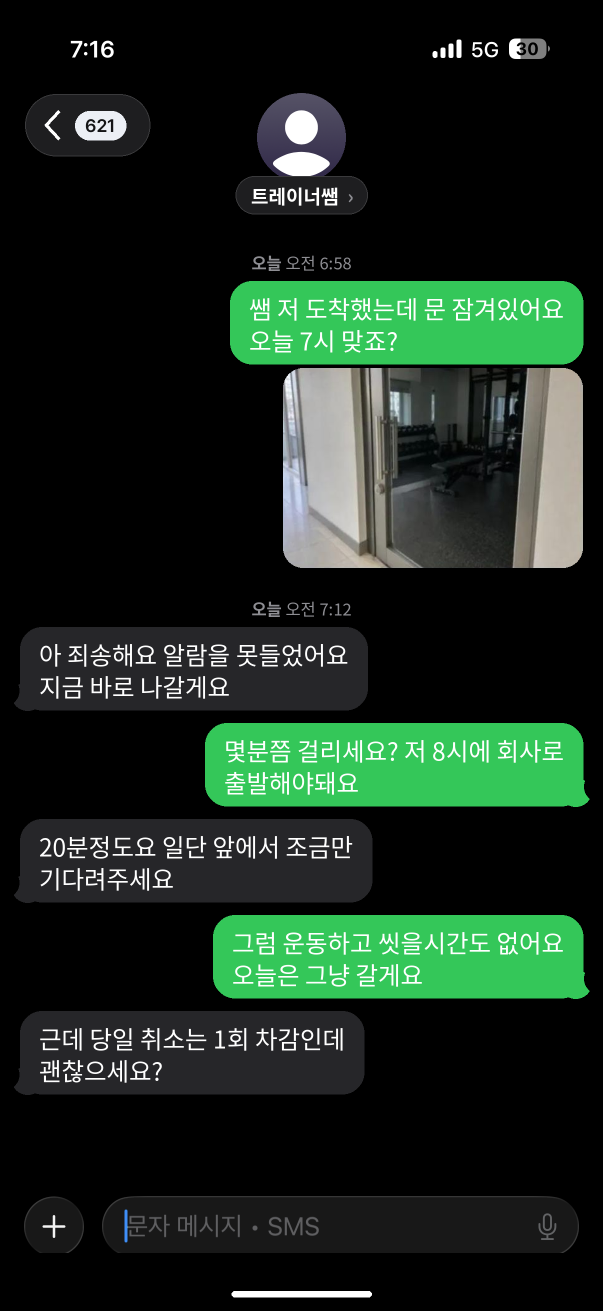
#> input picture jobs/2026-11-22-kakao-trainer/out/sms_screen.png, 1206 x 2622 px (shown at 1/2 size)
$ python composite.py
#> lines starting #> are read from the running program, lines starting #| are printed output that depends on the picture; after the words box and inside, x2 and y2 are one past the last pixel; in counts of white or black regions, pixels touching at a corner belong together
"""Gemini 손폰 사진(src/gemini_sms_phone.png)의 깨진 화면 글씨를 → 내 문자 화면 렌더(out/sms_screen.png)로 바꿔 끼움.
초록 말풍선 3개 모서리 + 프로필·홈바 위치로 원근 변환을 맞추고, 흐림·밝기·노이즈·먼지를 사진에 맞춘다."""
import numpy as np, cv2
from PIL import Image

def boxes(im):
    m = ((im[..., 1] > 140) & (im[..., 1] - im[..., 0] > 60) & (im[..., 1] - im[..., 2] > 40)).astype(np.uint8)
    m = cv2.morphologyEx(m, cv2.MORPH_CLOSE, np.ones((5, 5), np.uint8))
    n, l, st, c = cv2.connectedComponentsWithStats(m)
    return sorted([tuple(s[:4]) for s in st[1:] if s[4] > 200], key=lambda b: b[1])

R = np.array(Image.open("out/sms_screen.png").convert("RGB")).astype(np.float32)
G = np.array(Image.open("src/gemini_sms_phone.png").convert("RGB")).astype(np.float32)
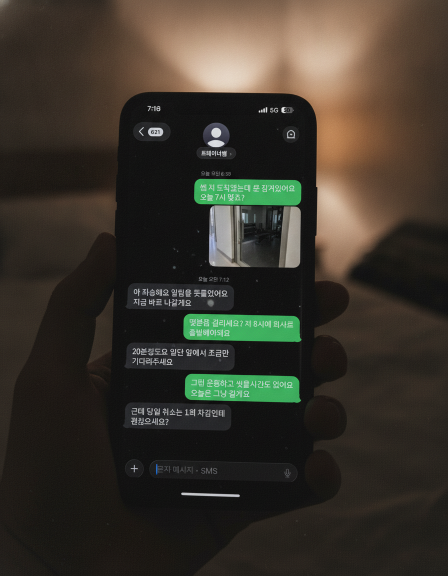
#> input picture jobs/2026-11-22-kakao-trainer/src/gemini_sms_phone.png, 896 x 1152 px (shown at 1/2 size)
src, dst = [], []
for (x, y, w, h), (X, Y, Wd, Hd) in zip(boxes(R.astype(int)), boxes(G.astype(int))):
#> in boxes, `m = ((im[..., 1] > 140) & (im[..., 1] - im[..., 0] > 60) & (im[..., 1]..`:
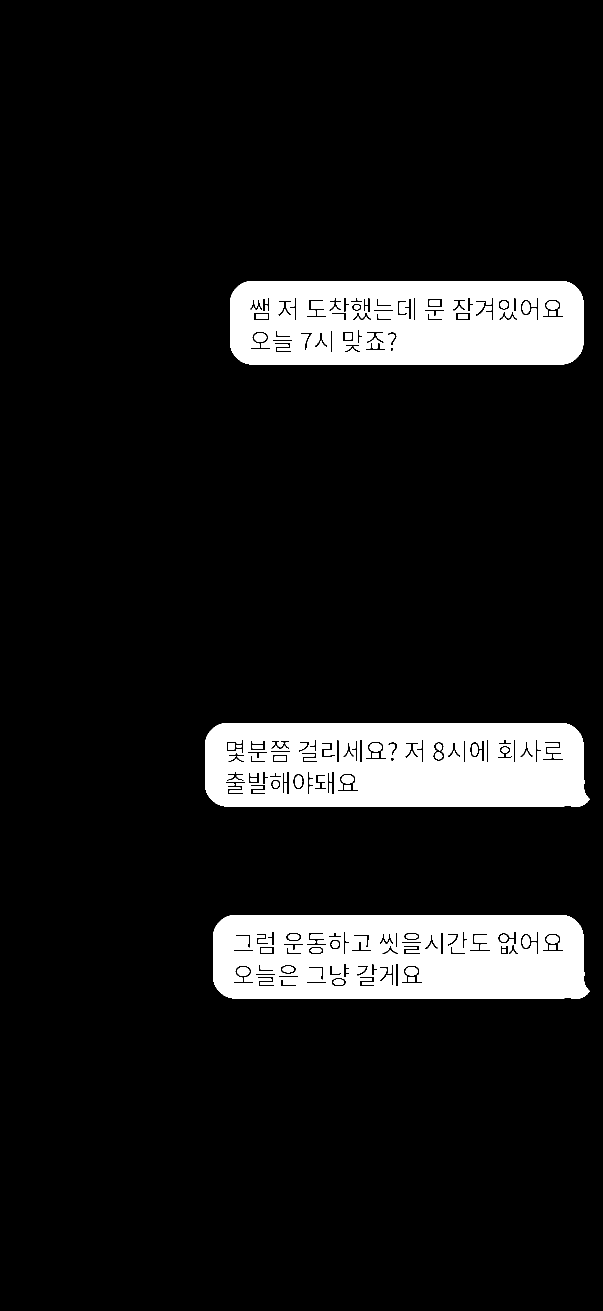
#> m: shape (2622, 1206) (shown at 1/2 size); values 0 (black) and 1 (white), 10.6% white; 43 white regions, largest, box (x1, y1, x2, y2) and area: (410, 1446, 1179, 1614) 112085, (426, 1830, 1179, 1998) 108921, (460, 562, 1167, 729) 104733
#> in boxes, `m = cv2.morphologyEx(m, cv2.MORPH_CLOSE, np.ones((5, 5), np.uint8))`: m: shape (2622, 1206); values 0 (black) and 1 (white), 11.5% white; 3 white regions, box (x1, y1, x2, y2) and area: (410, 1446, 1179, 1614) 125177, (426, 1830, 1179, 1998) 122625, (460, 562, 1167, 729) 116116
#> in boxes, `n, l, st, c = cv2.connectedComponentsWithStats(m)`:
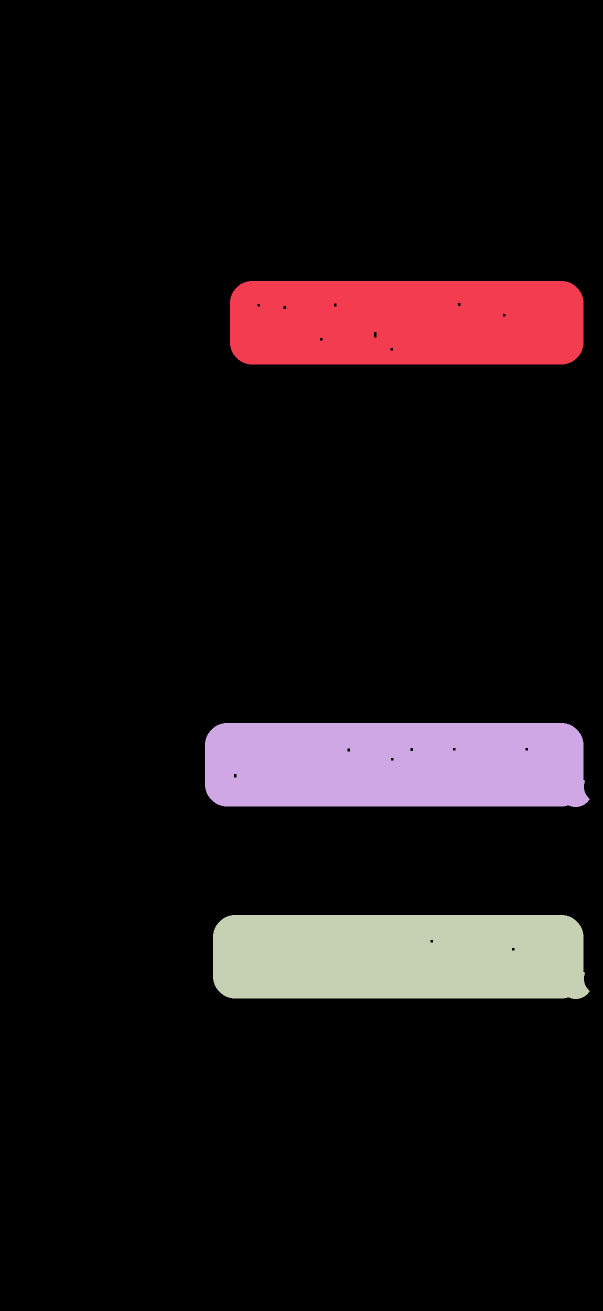
#> l: shape (2622, 1206) int32 (shown at 1/2 size); 4 distinct labels, from 0 to 3; one colour per label, 0 black
#> in boxes, `n, l, st, c = cv2.connectedComponentsWithStats(m)`: n = 4; st = [[0, 0, 1206, 2622, 2798214], [460, 562, 707, 167, 116116], [410, 1446, 769, 168, 125177], [426, 1830, 753, 168, 122625]]; c = [[576.8, 1301.9], [813.2, 645], [789.9, 1529.4], [797.8, 1913.4]]
#> in boxes (call 2), `m = ((im[..., 1] > 140) & (im[..., 1] - im[..., 0] > 60) & (im[..., 1]..`: m: shape (1152, 896); values 0 (black) and 1 (white), 2.9% white; 42 white regions (30 under 20 px), largest, box (x1, y1, x2, y2) and area: (367, 628, 603, 684) 10357, (370, 748, 602, 805) 10135, (389, 358, 602, 411) 9290
    src += [(x, y), (x + w, y), (x, y + h), (x + w, y + h)]
    dst += [(X, Y), (X + Wd, Y), (X, Y + Hd), (X + Wd, Y + Hd)]
#> this loop made 3 passes
src += [(603, 275), (603, 2588), (185, 98), (201, 251)]
#> src = [(460, 562), (1167, 562), (460, 729), (1167, 729), (410, 1446), (1179, 1446), (410, 1614), (1179, 1614), (426, 1830), (1179, 1830), (426, 1998), (1179, 1998), (603, 275), (603, 2588), (185, 98), (201, 251)]
dst += [(432, 268), (421, 990), (308, 217), (311, 264)]
#> dst = [(389, 358), (602, 358), (389, 411), (602, 411), (367, 628), (603, 628), (367, 684), (603, 684), (370, 748), (602, 748), (370, 805), (602, 805), (432, 268), (421, 990), (308, 217), (311, 264)]
Hm, inl = cv2.findHomography(np.float32(src), np.float32(dst), cv2.RANSAC, 6)
#> Hm = [[0.302, -0.01, 252.7], [0.000701, 0.299, 187.4], [9.16e-07, -1.16e-05, 1]]; inl = [1, 1, 1, 1, 1, 1, 1, 1, 1, 1, 1, 1, 1, 1, 1, 1]
print("inliers", int(inl.sum()), "/", len(src))
#| inliers 16 / 16
h, w = G.shape[:2]
#> h = 1152; w = 896
warp = cv2.warpPerspective(R, Hm, (w, h), flags=cv2.INTER_AREA)
# 화면 영역 마스크(렌더 전체 사각형을 둥근 모서리로)
from PIL import ImageDraw
_m = Image.new("L", (R.shape[1], R.shape[0]), 0)
#> _m: PIL image 1206x2622 L; every value is 0
ImageDraw.Draw(_m).rounded_rectangle((6, 6, R.shape[1] - 7, R.shape[0] - 7), 165, fill=255)
#> _m: PIL image 1206x2622 L; 97.8% white; 1 black region, box (x1, y1, x2, y2) and area: (0, 0, 1206, 2622) 69380
rm = np.array(_m)
sm = cv2.warpPerspective(rm, Hm, (w, h)).astype(np.float32) / 255
sm = cv2.GaussianBlur(sm, (0, 0), 2.0)[..., None]
#> sm: shape (1152, 896, 1) float32
np.save("/tmp/H.npy", Hm)
# 사진처럼: 살짝 흐림 + 밝기 맞춤 + 노이즈
warp = cv2.GaussianBlur(warp, (0, 0), 0.9)
gm = (sm[..., 0] > .9)
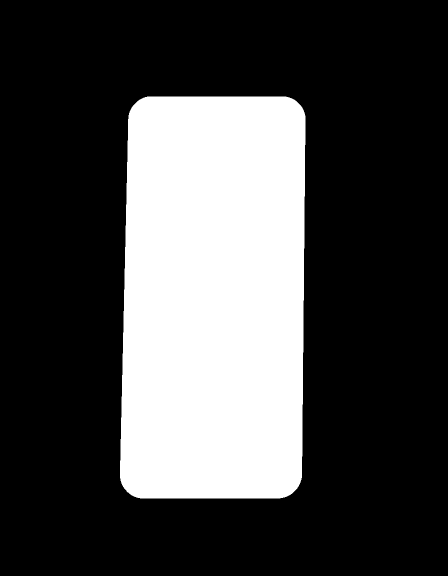
#> gm: shape (1152, 896) bool (shown at 1/2 size); 27.8% white; 1 white region, box (x1, y1, x2, y2) and area: (240, 193, 611, 997) 287047
bright = (G[gm].reshape(-1, 3).max(1) > 120)
ratio = np.median(G[gm][bright], 0) / max(1, 1)
#> ratio = [68, 176, 101]
# 초록 말풍선 색 기준으로 밝기·색 맞춤
Gg = G[boxes(G.astype(int))[0][1] + 10, boxes(G.astype(int))[0][0] + 10]
#> in boxes (call 3), `m = cv2.morphologyEx(m, cv2.MORPH_CLOSE, np.ones((5, 5), np.uint8))`: m: shape (1152, 896); values 0 (black) and 1 (white), 3.3% white; 3 white regions, box (x1, y1, x2, y2) and area: (367, 628, 603, 684) 11834, (370, 748, 602, 805) 11770, (389, 358, 602, 411) 10574
#> in boxes (call 3), `n, l, st, c = cv2.connectedComponentsWithStats(m)`:
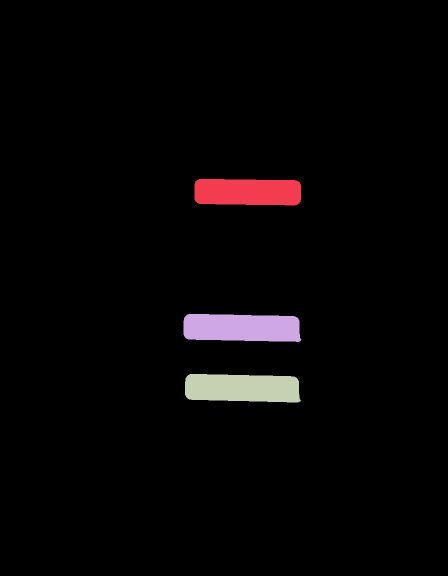
#> l: shape (1152, 896) int32 (shown at 1/2 size); 4 distinct labels, from 0 to 3; one colour per label, 0 black
#> Gg = [62, 183, 98]
Rg = np.array([52, 199, 89], np.float32)
gain = Gg / Rg
#> gain = [1.19, 0.92, 1.1]
warp = warp * 0.93
warp += np.random.default_rng(2).normal(0, 3.5, warp.shape)
# 원래 사진의 먼지·반사(밝은 점) 조금 살리기: 원본 화면의 고주파 성분 더함
hp = G - cv2.GaussianBlur(G, (0, 0), 3)
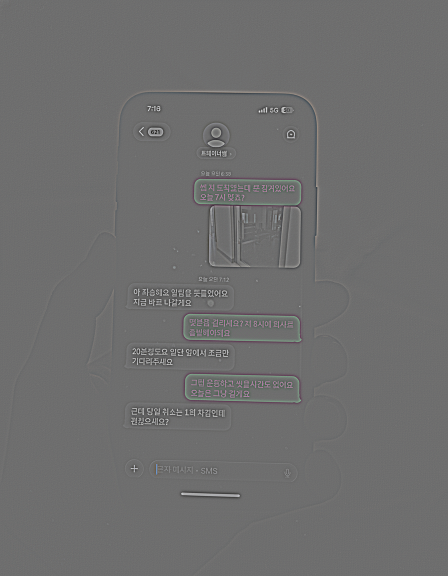
#> hp: shape (1152, 896, 3) float32 (shown at 1/2 size); mean R, G, B 0, 0, 0; drawn with min black and max white
rng = np.random.default_rng(9)
dust = np.zeros((h, w), np.float32)  # 액정 먼지 점 몇 개(새로 뿌림)
for _ in range(45):
    cx, cy = rng.integers(240, 620), rng.integers(200, 990)
    cv2.circle(dust, (int(cx), int(cy)), int(rng.integers(1, 3)), float(rng.uniform(25, 70)), -1)
dust = cv2.GaussianBlur(dust, (0, 0), 0.8)[..., None]
glare = np.zeros((h, w), np.float32)
cv2.ellipse(glare, (520, 330), (260, 60), -35, 0, 360, 18, -1)
#> glare: shape (1152, 896) float32; values 0 (black) and 18 (white), 4.8% white; 1 white region, box (x1, y1, x2, y2) and area: (304, 173, 737, 488) 49437
dust += cv2.GaussianBlur(glare, (0, 0), 40)[..., None]
out = G * (1 - sm) + (warp + dust) * sm
out = np.clip(out, 0, 255).astype(np.uint8)
Image.fromarray(out).save("out/01_phone.jpg", quality=93)
Image.fromarray(out).crop((230, 180, 640, 1010)).resize((820, 1660)).save("/tmp/scr.png")
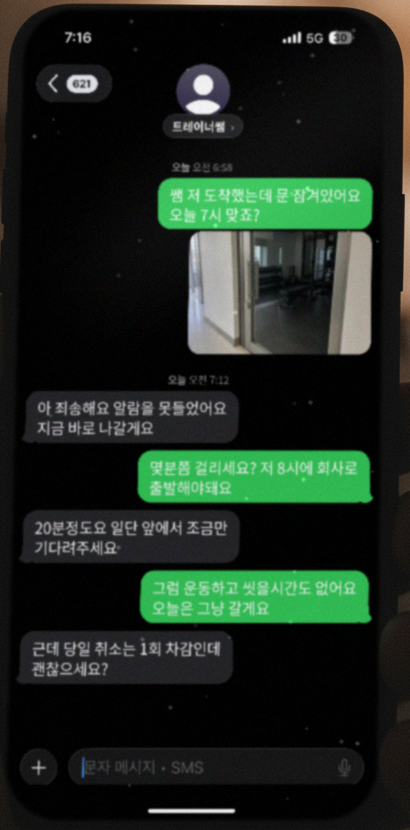
#> saved as scr.png: PIL image 820x1660 RGB (shown at 1/2 size); mean R, G, B 29.2, 41, 31
print("gain", gain.round(2))
#| gain [1.19 0.92 1.1 ]
